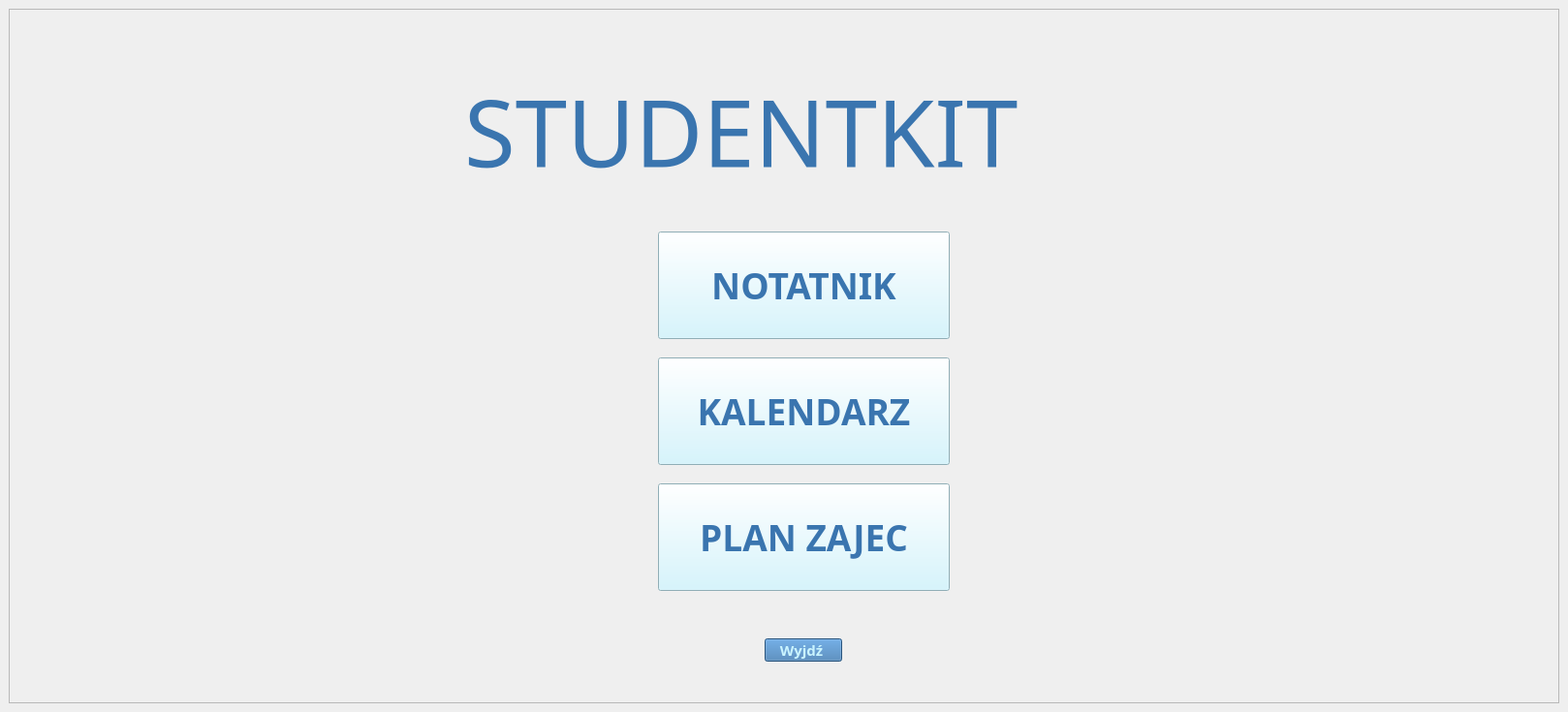
<?xml version="1.0" encoding="UTF-8"?>
<ui version="4.0">
 <class>MainWindow</class>
 <widget class="QMainWindow" name="MainWindow">
  <property name="geometry">
   <rect>
    <x>0</x>
    <y>0</y>
    <width>1618</width>
    <height>735</height>
   </rect>
  </property>
  <property name="mouseTracking">
   <bool>true</bool>
  </property>
  <property name="windowTitle">
   <string>S T U D E N T K I T</string>
  </property>
  <property name="tabShape">
   <enum>QTabWidget::Triangular</enum>
  </property>
  <property name="unifiedTitleAndToolBarOnMac">
   <bool>false</bool>
  </property>
  <widget class="QWidget" name="centralwidget">
   <layout class="QGridLayout" name="gridLayout">
    <item row="0" column="0">
     <widget class="QFrame" name="frame">
      <property name="font">
       <font>
        <family>Rockwell Condensed</family>
        <pointsize>28</pointsize>
        <bold>true</bold>
       </font>
      </property>
      <property name="styleSheet">
       <string notr="true"/>
      </property>
      <property name="frameShape">
       <enum>QFrame::StyledPanel</enum>
      </property>
      <property name="frameShadow">
       <enum>QFrame::Raised</enum>
      </property>
      <widget class="QLabel" name="label">
       <property name="geometry">
        <rect>
         <x>470</x>
         <y>40</y>
         <width>676</width>
         <height>173</height>
        </rect>
       </property>
       <property name="font">
        <font>
         <family>Viner Hand ITC</family>
         <pointsize>72</pointsize>
         <italic>false</italic>
         <bold>false</bold>
        </font>
       </property>
       <property name="styleSheet">
        <string notr="true">color:rgb(58, 117, 175)</string>
       </property>
       <property name="lineWidth">
        <number>1</number>
       </property>
       <property name="text">
        <string>STUDENTKIT</string>
       </property>
       <property name="textFormat">
        <enum>Qt::AutoText</enum>
       </property>
       <property name="wordWrap">
        <bool>true</bool>
       </property>
       <property name="margin">
        <number>9</number>
       </property>
      </widget>
      <widget class="QPushButton" name="otworz_notatnik">
       <property name="geometry">
        <rect>
         <x>670</x>
         <y>230</y>
         <width>301</width>
         <height>111</height>
        </rect>
       </property>
       <property name="cursor">
        <cursorShape>PointingHandCursor</cursorShape>
       </property>
       <property name="styleSheet">
        <string notr="true">background-color: rgb(202, 244, 255);
font: 700 22pt &quot;Rockwell&quot;;
color: rgb(58, 117, 175);
border-color: rgb(58, 117, 175);
</string>
       </property>
       <property name="text">
        <string>NOTATNIK</string>
       </property>
      </widget>
      <widget class="QPushButton" name="otworz_kalendarz">
       <property name="geometry">
        <rect>
         <x>670</x>
         <y>360</y>
         <width>301</width>
         <height>111</height>
        </rect>
       </property>
       <property name="cursor">
        <cursorShape>PointingHandCursor</cursorShape>
       </property>
       <property name="styleSheet">
        <string notr="true">background-color: rgb(202, 244, 255);
font: 700 22pt &quot;Rockwell&quot;;
color: rgb(58, 117, 175);
border-color: rgb(58, 117, 175);
</string>
       </property>
       <property name="text">
        <string>KALENDARZ</string>
       </property>
      </widget>
      <widget class="QPushButton" name="otworz_planzajec">
       <property name="geometry">
        <rect>
         <x>670</x>
         <y>490</y>
         <width>301</width>
         <height>111</height>
        </rect>
       </property>
       <property name="cursor">
        <cursorShape>PointingHandCursor</cursorShape>
       </property>
       <property name="styleSheet">
        <string notr="true">background-color: rgb(202, 244, 255);
font: 700 22pt &quot;Rockwell&quot;;
color: rgb(58, 117, 175);
border-color: rgb(58, 117, 175);
</string>
       </property>
       <property name="text">
        <string>PLAN ZAJEC</string>
       </property>
      </widget>
      <widget class="QPushButton" name="wjdz_z_programu">
       <property name="geometry">
        <rect>
         <x>780</x>
         <y>650</y>
         <width>80</width>
         <height>24</height>
        </rect>
       </property>
       <property name="font">
        <font>
         <family>Rockwell Condensed</family>
         <pointsize>11</pointsize>
         <bold>true</bold>
        </font>
       </property>
       <property name="cursor">
        <cursorShape>PointingHandCursor</cursorShape>
       </property>
       <property name="autoFillBackground">
        <bool>false</bool>
       </property>
       <property name="styleSheet">
        <string notr="true">background-color: rgb(58, 117, 175);

color: rgb(202, 244, 255);</string>
       </property>
       <property name="text">
        <string>Wyjdź </string>
       </property>
      </widget>
     </widget>
    </item>
   </layout>
  </widget>
  <widget class="QMenuBar" name="menuBar">
   <property name="geometry">
    <rect>
     <x>0</x>
     <y>0</y>
     <width>1618</width>
     <height>21</height>
    </rect>
   </property>
  </widget>
 </widget>
 <resources/>
 <connections/>
</ui>
